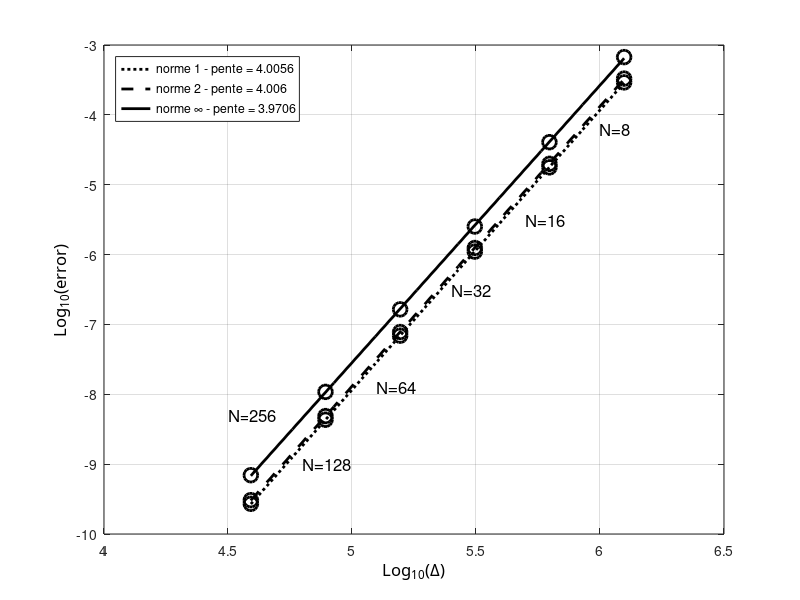

Reproduce this figure in MATLAB.
clc; clear all; close all;

radius=6371220;
N=[8 16 32 64 128 256];
% N=[40 50 60 80 100 150];
dx=2*pi*radius./(4*N);
% e1=[1.9936e-2 1.1325e-3 6.8262e-5 4.2292e-6 2.6413e-7 1.6559e-8];
% e2=[1.8717e-2 1.0216e-3 6.1471e-5 3.8166e-6 2.3881e-7 1.4975e-8];
% e3=[2.5623e-2 1.4497e-3 8.9084e-5 5.5817e-6 3.5265e-7 2.2194e-8];
% 
% e1=[1.6305e-2 9.0026e-4 5.4527e-5 3.3854e-6 2.1153e-7 1.3242e-8];
% e2=[1.5494e-2 8.1833e-4 4.9215e-5 3.0551e-6 1.9108e-7 1.1976e-8];
% e3=[1.7473e-2 9.5002e-4 7.3232e-5 5.1367e-6 3.3731e-7 2.1624e-8];
% 
% e1=[3.4770e-4 1.6686e-5 1.0089e-6 6.3688e-8 4.0283e-9 2.5396e-10];
% e2=[1.4286e-4 7.0948e-6 4.1258e-7 2.5581e-8 1.6143e-9 1.0283e-10];
% e3=[1.1470e-4 1.0256e-5 6.2778e-7 3.7403e-8 2.2653e-9 1.9459e-10];
% 
% 
% %% projetée
% e1=[1.0377e-4 6.3236e-6 3.9444e-7 2.4726e-8 1.5500e-9 9.7139e-11];
% e2=[1.2588e-4 7.4682e-6 4.6278e-7 2.8931e-8 1.8111e-9 1.1342e-10];
% e3=[3.6670e-4 2.2222e-5 1.3713e-6 8.5415e-8 5.3339e-9 3.3330e-10];
% 
% %% zonale
e1=[2.9158e-4 1.7719e-5 1.1025e-6 6.9056e-8 4.3244e-9 2.7061e-10];
e2=[3.3039e-4 1.9906e-5 1.2416e-6 7.7821e-8 4.8755e-9 3.0522e-10];
e3=[6.7103e-4 4.0648e-5 2.5207e-6 1.6433e-7 1.0822e-8 6.9474e-10];
% 
% e1=[4.3694e-3 2.0968e-4 .2678e-5 8.0033e-7 5.0621e-8 3.1914e-9];
% e2=[2.8177e-10 1.3994e-11 8.1375e-13 5.0456e-14 3.1840e-15 2.0282e-16];
% e3=[3.5509e-17 3.1748e-18 1.9435e-19 1.1579e-20 7.0129e-22 6.0241e-23];
% 
% e1=[4.4832e-3 2.3244e-4 1.4639e-5 9.3537e-7 5.9638e-8 3.7867e-9];
% e2=[2.9091e-10 1.5727e-11 9.3911e-13 5.8935e-14 3.7494e-15 2.4082e-16];
% e3=[3.3243e-17 2.4699e-18 1.8005e-19 1.1002e-20 6.8031e-22 7.5741e-23];
% N=[8 16 32 64 128 256];
% dx=2*pi*radius./(4*N);
% e1=[6.7655e-1 5.5017e+1 8.0953e+0 4.3791e-1 2.5533e-2 1.5590e-3]./(4*pi*radius*radius);
% e2=[5.1432e-8 3.3097e-6 4.7068e-7 2.4642e-8 1.4237e-9 8.6829e-11]./sqrt(4*pi*radius*radius);
% e3=[6.6711e-15 4.9935e-13 4.5428e-14 2.6199e-15 1.3325e-16 9.4033e-18];

% N=[16 32 64 128 256];
% dx=2*pi*radius./(4*N);
% e1=[5.5017e+1 8.0953e+0 4.3791e-1 2.5533e-2 1.5590e-3]./(4*pi*radius*radius);
% e2=[3.3097e-6 4.7068e-7 2.4642e-8 1.4237e-9 8.6829e-11]./sqrt(4*pi*radius*radius);
% e3=[4.9935e-13 4.5428e-14 2.6199e-15 1.3325e-16 9.4033e-18];

ldx=log10(dx);
le1=log10(e1);
le2=log10(e2);
le3=log10(e3);

%% plot 1
figure(11); 
%% curve 1
hl1=plot(ldx,le1,'ok');
set(hl1,'LineWidth',2.0);
set(hl1,'MarkerSize',10);
%set(hl1,'MarkerFaceColor','m');
%set(hl1,'MarkerEdgeColor','k');

hold on;
[a1,b1]=polyfit(ldx,le1,1);
tt=linspace(min(ldx),max(ldx),10);
lsq1=a1(2)+a1(1)*tt;
%a1=[3.8523 -35.1389]; lsq1=a1(2)+a1(1)*tt;
% %% courbes...
%hlf1=plot(tt,lsq1,'-r');
hlf1=plot(tt,lsq1,':k');
set(hlf1,'LineWidth',2.0);


%% curve 2
hl2=plot(ldx,le2,'ok');
set(hl2,'LineWidth',2.0);
set(hl2,'MarkerSize',10);
%set(hl2,'MarkerFaceColor','b');
%set(hl2,'MarkerEdgeColor','k');

hold on;
[a2,b1]=polyfit(ldx,le2,1);
tt=linspace(min(ldx),max(ldx),10);
lsq1=a2(2)+a2(1)*tt;
%a2=[3.8805 -35.1747]; lsq1=a2(2)+a2(1)*tt;
% %% courbes...
%hlf2=plot(tt,lsq1,'-b');
hlf2=plot(tt,lsq1,'--k');
set(hlf2,'LineWidth',2.0);

%% curve 3
hl3=plot(ldx,le3,'ok');
set(hl3,'LineWidth',2.0);
set(hl3,'MarkerSize',10);
%set(hl3,'MarkerFaceColor','r');
%set(hl3,'MarkerEdgeColor','k');

hold on;
[a3,b1]=polyfit(ldx,le3,1);
tt=linspace(min(ldx),max(ldx),10);
lsq1=a3(2)+a3(1)*tt;
%a3=[3.9806 -35.3017]; lsq1=a3(2)+a3(1)*tt;
% %% courbes...
%hlf3=plot(tt,lsq1,'-g');
hlf3=plot(tt,lsq1,'-k');
set(hlf3,'LineWidth',2.0);

ha=gca;
xa=get(gca,'Xlabel');
set(ha,'Xgrid','on');
set(xa,'String','Log_{10}(\Delta)');
set (xa,'FontName','Calibri');
set(xa,'FontSize',12);

% ylabel
ha=gca;
ya=get(gca,'Ylabel');
set(ha,'Ygrid','on');
set(ya,'String','Log_{10}(error)');
set (ya,'FontName','Calibri');
set(ya,'FontSize',12);

%% legend
legend([hlf1,hlf2,hlf3],{['norme 1 - pente = ' num2str(a1(1))],['norme 2 - pente = ' num2str(a2(1))],['norme \infty - pente = ' num2str(a3(1))]},'Location','NorthWest')

%% texte
ht=text('Position',[4.5,-8.3,0],'String','N=256');
set(ht,'FontSize',12);
ht=text('Position',[4.8,-9,0],'String','N=128');
set(ht,'FontSize',12);
ht=text('Position',[5.1,-7.9,0],'String','N=64');
set(ht,'FontSize',12);
ht=text('Position',[5.4,-6.5,0],'String','N=32');
set(ht,'FontSize',12);
ht=text('Position',[5.7,-5.5,0],'String','N=16');
set(ht,'FontSize',12);
ht=text('Position',[6,-4.2,0],'String','N=8');
set(ht,'FontSize',12);
